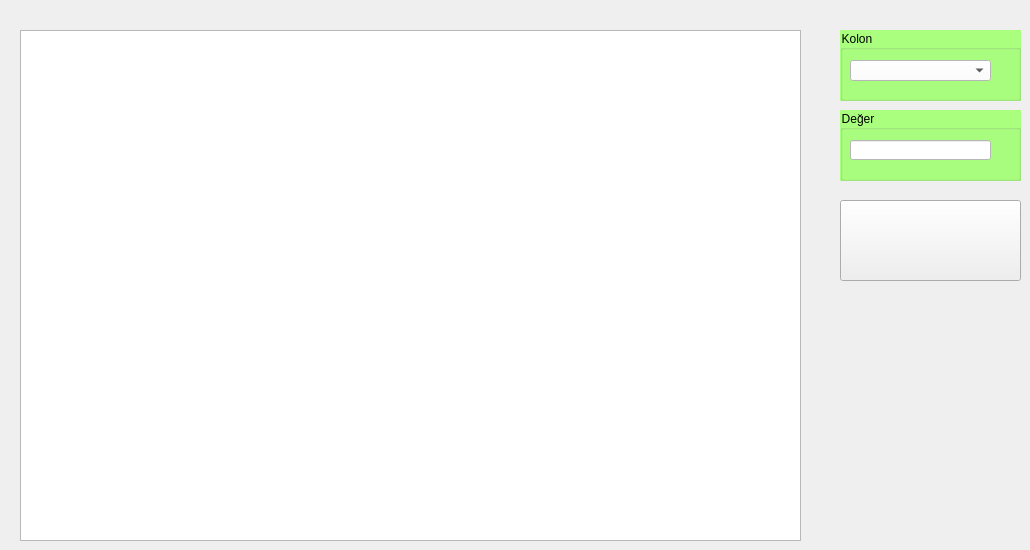
    <widget class="QWidget" name="tab_4">
     <attribute name="icon">
      <iconset resource="a.qrc">
       <normaloff>:/w/rf.png</normaloff>:/w/rf.png</iconset>
     </attribute>
     <attribute name="title">
      <string>RFID OKUYUCULAR</string>
     </attribute>
     <widget class="QTableWidget" name="tableWidget_4">
      <property name="geometry">
       <rect>
        <x>20</x>
        <y>30</y>
        <width>781</width>
        <height>511</height>
       </rect>
      </property>
     </widget>
     <widget class="QPushButton" name="btn_rfid_ara">
      <property name="geometry">
       <rect>
        <x>840</x>
        <y>200</y>
        <width>181</width>
        <height>81</height>
       </rect>
      </property>
      <property name="text">
       <string/>
      </property>
      <property name="icon">
       <iconset resource="a.qrc">
        <normaloff>:/w/Database-Search.png</normaloff>:/w/Database-Search.png</iconset>
      </property>
      <property name="iconSize">
       <size>
        <width>52</width>
        <height>52</height>
       </size>
      </property>
     </widget>
     <widget class="QGroupBox" name="groupBox_9">
      <property name="geometry">
       <rect>
        <x>840</x>
        <y>110</y>
        <width>181</width>
        <height>71</height>
       </rect>
      </property>
      <property name="styleSheet">
       <string notr="true">font: 12pt &quot;Calibri&quot;;
background-color: rgb(170, 255, 127);</string>
      </property>
      <property name="title">
       <string>Değer</string>
      </property>
      <widget class="QLineEdit" name="lineEdit_4">
       <property name="geometry">
        <rect>
         <x>10</x>
         <y>30</y>
         <width>141</width>
         <height>20</height>
        </rect>
       </property>
       <property name="styleSheet">
        <string notr="true">background-color: rgb(255, 255, 255);
font: 12pt &quot;Calibri&quot;;</string>
       </property>
      </widget>
     </widget>
     <widget class="QGroupBox" name="groupBox_10">
      <property name="geometry">
       <rect>
        <x>840</x>
        <y>30</y>
        <width>181</width>
        <height>71</height>
       </rect>
      </property>
      <property name="styleSheet">
       <string notr="true">font: 12pt &quot;Calibri&quot;;
background-color: rgb(170, 255, 127);</string>
      </property>
      <property name="title">
       <string>Kolon</string>
      </property>
      <widget class="QComboBox" name="comboBox_4">
       <property name="geometry">
        <rect>
         <x>10</x>
         <y>30</y>
         <width>141</width>
         <height>21</height>
        </rect>
       </property>
       <property name="styleSheet">
        <string notr="true">background-color: rgb(255, 255, 255);
font: 12pt &quot;Calibri&quot;;</string>
       </property>
      </widget>
     </widget>
    </widget>
